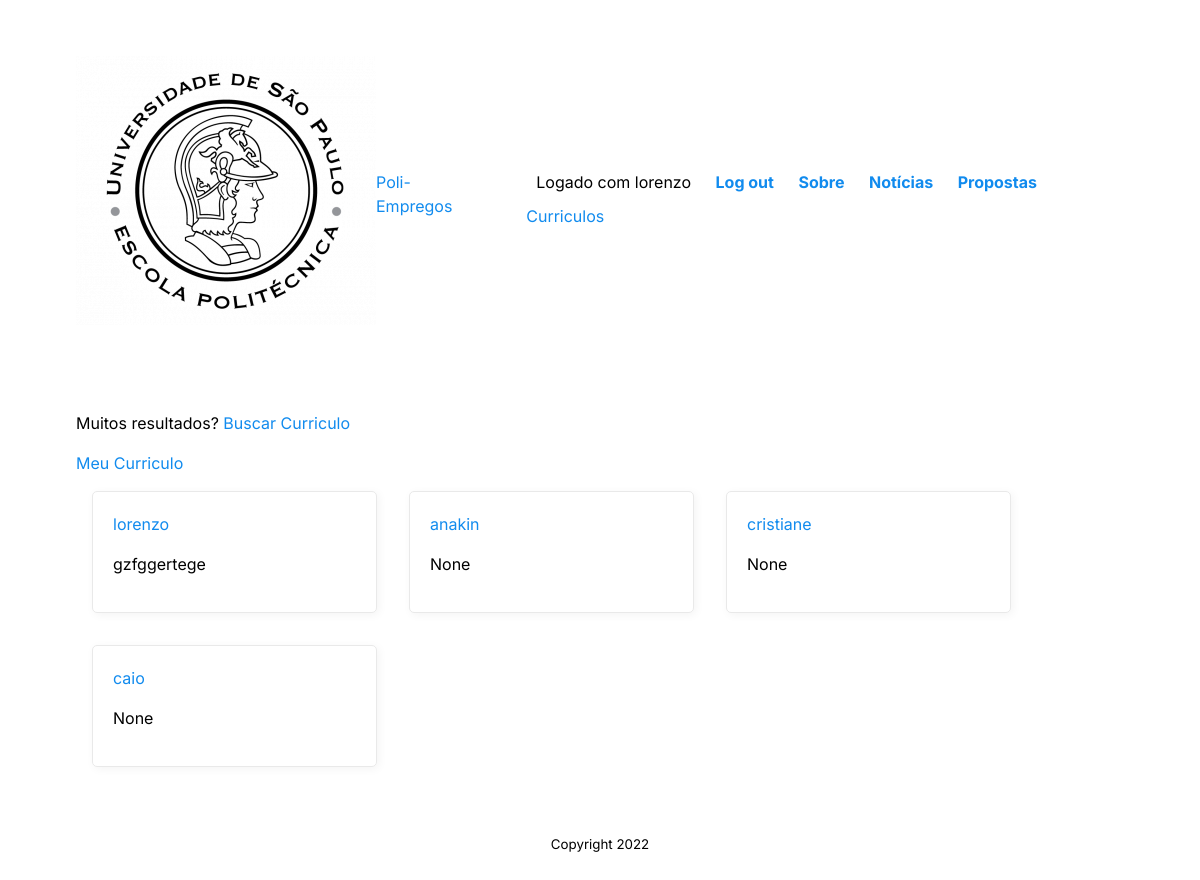
The page /curriculo/list (signed in) on the database its author committed.
### user/models.py (models this page shows)
class User(AbstractUser):
    is_estudante=models.BooleanField(default=False)
    is_empresa=models.BooleanField(default=False)

class Estudante(models.Model):
    user = models.OneToOneField(User,on_delete=models.CASCADE,primary_key=True)
    name = models.CharField(max_length=100)
    cpf = models.CharField(max_length=2)
    def __str__(self):
        return self.user.username

### curriculo/models.py (models this page shows, shortened)
class Curriculo(models.Model):
    estudante = models.OneToOneField(Estudante,on_delete=models.CASCADE)
    curso = models.OneToOneField(Curso,on_delete=models.CASCADE,null=True)
    bio = models.TextField(null=True)
    foto = models.URLField(max_length=200, null=True)
    profissional = models.TextField(null=True)
    academico = models.TextField(null=True)
    experiencia = models.TextField(null=True)

### curriculo/views.py (the view)
# urls.py: path('list', views.CurriculoListView.as_view(), name='list'),
class CurriculoListView(generic.ListView):
    model = Curriculo
    template_name = 'curriculo/list.html'

### curriculo/templates/curriculo/list.html
{% extends "base.html" %}
{% block content %}
{% if curriculo_list %}
<p>Muitos resultados? <a href="{% url 'curriculo:search' %}">Buscar Curriculo</a></p>
{% if request.user.is_estudante == True %}
<a href="{% url 'curriculo:user_profile' user.username %}">Meu Curriculo</a>
{% endif %}
<section class="lista-de-cards">
    {% for curriculo in curriculo_list %}
    <article class="card">
        <a href="{% url 'curriculo:profile' curriculo.id %}">{{ curriculo.estudante }}</a>
        <p>{{ curriculo.bio }}</p>
    </article>
    {% endfor %}
</section>
{% else %}
<p>Não foi encontrado nenhum currículo.</p>
{% endif %}
{% endblock content %}

### templates/base.html (shortened to what this page needs)
{% load static %}
<!DOCTYPE html>
<html lang="en">
<head>
    <link rel="stylesheet" type="text/css" href="{% static 'style.css' %}">
</head>
<body>
    <header id="cabecalho-principal">
        <a href="{% url 'index' %}"> <img src="{% static 'logo.png' %}">
        <a href="{% url 'index' %}">
            <p>Poli-Empregos</p>
        </a>
        <nav id="navegacao-principal">
            <ul>
                {% if user.is_authenticated %}
                    <li> Logado com {{ user.username }} </li>
                    <li><a href="{% url 'logout' %}">Log out</a></li>
                    <li><a href="{% url 'about' %}">Sobre</a></li>
                    <li><a href="{% url 'noticias:index' %}">Notícias</a></li>
                    <li><a href="{% url 'propostas:index' %}">Propostas</a></li>
                    <a href="{% url 'curriculo:list'  %}">Curriculos</a>
                {% else %}
                    <li><a href="{% url 'login' %}">Log in</a></li>
                {% endif %}
            </ul>
        </nav>
    </header>
    <main id="conteiner-principal">
        {% block content %}
        {% endblock content %}
    </main>
    <footer id="rodape-principal">
        <p>
            <small>Copyright 2022</small>
        </p>
    </footer>
</body>
</html>

### static/style.css (style rules this page uses)
:root { --primary-color: #000000; --secondary-color: #118bee; --tertiary-color: #f44d27; --secondary-color-light: #30b2ff; --tertiary-color-light: #ff6d28; --bg-color: #fff; --secondary-bg-color: #e9e9e9; --color-shadow: #f4f4f4; font-family: Inter, sans-serif; font-size: 16px; line-height: 1.5em; }
* { box-sizing: border-box; }
html, body { height: 100%; }
header#cabecalho-principal { margin: 0 auto; width: 100%; max-width: 1080px; padding: 3rem 1rem; display: flex; justify-content: space-between; align-items: center; }
li a { color: var(--secondary-color); font-weight: bold; text-decoration: none; }
body { display: flex; flex-direction: column; }
nav#navegacao-principal li { display: inline-block; padding: 10px; }
main#conteiner-principal { margin: 0 auto; width: 100%; max-width: 1080px; padding: 1rem 1rem; flex-grow: 1; }
footer#rodape-principal { display: flex; flex-direction: column; justify-content: center; align-items: center; padding: 1rem 1rem; }
.lista-de-cards { display: flex; flex-wrap: wrap; }
.card { border: 1px solid var(--secondary-bg-color); border-radius: 5px; box-shadow: 2px 2px 10px var(--color-shadow); margin: 1rem; padding: 1.25rem; width: 285px; }
a { color: var(--secondary-color); text-decoration: none; }

### rows shown on the page
User: username "lorenzo"
Curriculo: estudante "lorenzo", bio "gzfggertege"
Curriculo: estudante "anakin", bio "None"
Curriculo: estudante "cristiane", bio "None"
Curriculo: estudante "caio", bio "None"
